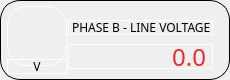
                    <widget class="QFrame" name="horizontalFrame_7">
                     <property name="minimumSize">
                      <size>
                       <width>230</width>
                       <height>80</height>
                      </size>
                     </property>
                     <property name="maximumSize">
                      <size>
                       <width>230</width>
                       <height>80</height>
                      </size>
                     </property>
                     <property name="styleSheet">
                      <string notr="true">border: 1px solid #000000;
border-radius: 20px;</string>
                     </property>
                     <layout class="QHBoxLayout" name="horizontalLayout_12">
                      <property name="spacing">
                       <number>0</number>
                      </property>
                      <property name="leftMargin">
                       <number>5</number>
                      </property>
                      <property name="topMargin">
                       <number>5</number>
                      </property>
                      <property name="rightMargin">
                       <number>5</number>
                      </property>
                      <property name="bottomMargin">
                       <number>5</number>
                      </property>
                      <item>
                       <layout class="QVBoxLayout" name="verticalLayout_12">
                        <property name="spacing">
                         <number>0</number>
                        </property>
                        <item>
                         <widget class="QLabel" name="label_26">
                          <property name="sizePolicy">
                           <sizepolicy hsizetype="Fixed" vsizetype="Fixed">
                            <horstretch>0</horstretch>
                            <verstretch>0</verstretch>
                           </sizepolicy>
                          </property>
                          <property name="minimumSize">
                           <size>
                            <width>60</width>
                            <height>60</height>
                           </size>
                          </property>
                          <property name="maximumSize">
                           <size>
                            <width>60</width>
                            <height>60</height>
                           </size>
                          </property>
                          <property name="styleSheet">
                           <string notr="true">border-color: rgb(255, 255, 255);
image: url(:/icons/V.jpg);</string>
                          </property>
                          <property name="text">
                           <string/>
                          </property>
                         </widget>
                        </item>
                        <item>
                         <widget class="QLabel" name="label_54">
                          <property name="sizePolicy">
                           <sizepolicy hsizetype="Fixed" vsizetype="Fixed">
                            <horstretch>0</horstretch>
                            <verstretch>0</verstretch>
                           </sizepolicy>
                          </property>
                          <property name="minimumSize">
                           <size>
                            <width>60</width>
                            <height>15</height>
                           </size>
                          </property>
                          <property name="maximumSize">
                           <size>
                            <width>60</width>
                            <height>15</height>
                           </size>
                          </property>
                          <property name="font">
                           <font>
                            <family>Gilroy</family>
                           </font>
                          </property>
                          <property name="styleSheet">
                           <string notr="true">border-color: rgb(255, 255, 255);</string>
                          </property>
                          <property name="text">
                           <string>V</string>
                          </property>
                          <property name="alignment">
                           <set>Qt::AlignCenter</set>
                          </property>
                         </widget>
                        </item>
                       </layout>
                      </item>
                      <item>
                       <layout class="QVBoxLayout" name="verticalLayout_13">
                        <property name="spacing">
                         <number>5</number>
                        </property>
                        <property name="topMargin">
                         <number>10</number>
                        </property>
                        <property name="rightMargin">
                         <number>10</number>
                        </property>
                        <item>
                         <widget class="QLabel" name="label_27">
                          <property name="sizePolicy">
                           <sizepolicy hsizetype="Fixed" vsizetype="Fixed">
                            <horstretch>0</horstretch>
                            <verstretch>0</verstretch>
                           </sizepolicy>
                          </property>
                          <property name="minimumSize">
                           <size>
                            <width>145</width>
                            <height>15</height>
                           </size>
                          </property>
                          <property name="maximumSize">
                           <size>
                            <width>145</width>
                            <height>15</height>
                           </size>
                          </property>
                          <property name="sizeIncrement">
                           <size>
                            <width>145</width>
                            <height>15</height>
                           </size>
                          </property>
                          <property name="baseSize">
                           <size>
                            <width>145</width>
                            <height>15</height>
                           </size>
                          </property>
                          <property name="font">
                           <font>
                            <family>Gilroy</family>
                            <pointsize>9</pointsize>
                           </font>
                          </property>
                          <property name="styleSheet">
                           <string notr="true">border-color: rgb(255, 255, 255);</string>
                          </property>
                          <property name="text">
                           <string>PHASE B - LINE VOLTAGE</string>
                          </property>
                         </widget>
                        </item>
                        <item>
                         <widget class="QLabel" name="line_v_b_1">
                          <property name="sizePolicy">
                           <sizepolicy hsizetype="Preferred" vsizetype="Preferred">
                            <horstretch>0</horstretch>
                            <verstretch>0</verstretch>
                           </sizepolicy>
                          </property>
                          <property name="minimumSize">
                           <size>
                            <width>145</width>
                            <height>25</height>
                           </size>
                          </property>
                          <property name="maximumSize">
                           <size>
                            <width>145</width>
                            <height>25</height>
                           </size>
                          </property>
                          <property name="sizeIncrement">
                           <size>
                            <width>145</width>
                            <height>25</height>
                           </size>
                          </property>
                          <property name="baseSize">
                           <size>
                            <width>145</width>
                            <height>25</height>
                           </size>
                          </property>
                          <property name="font">
                           <font>
                            <family>Gilroy</family>
                            <pointsize>18</pointsize>
                           </font>
                          </property>
                          <property name="styleSheet">
                           <string notr="true">color: rgb(239, 41, 41);
border-color: rgb(255, 255, 255);</string>
                          </property>
                          <property name="text">
                           <string>0.0</string>
                          </property>
                          <property name="alignment">
                           <set>Qt::AlignRight|Qt::AlignTrailing|Qt::AlignVCenter</set>
                          </property>
                         </widget>
                        </item>
                       </layout>
                      </item>
                     </layout>
                    </widget>
